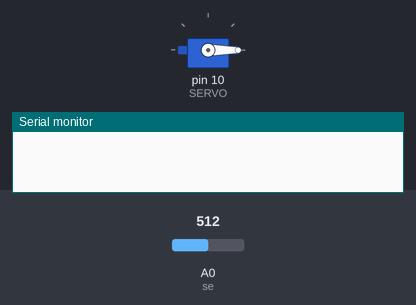
This sketch was run on a simulated Arduino Uno, built with avr-gcc and run on an emulated ATmega328P. Parts: servo, the last lines printed to the serial monitor. The test bench sets the inputs (shaded band); at power-on: A0 (se) = 512.

Above: at 0.1 s.
At 1.1 s:
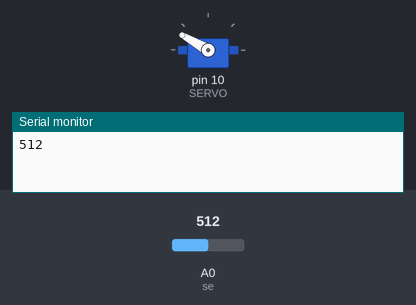
Timing chart, 0 to 2.6 s (numbered marks = the images above):
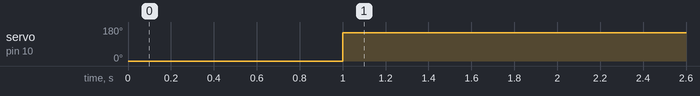

Measured:
- by itself, servo on pin 10 (SERVO): 0° → 150° at 1.0 s

The sketch:

curtain.ino
```cpp
#include <Servo.h>
const int SERVO = 10;
Servo servo;
const int se =A0;
void setup() {
  Serial.begin(9600);
  servo.attach(SERVO);
  servo.write(0);
  delay(1000);
}

void loop() {
  int sv=analogRead(se);
  Serial.println(sv);
  int a=sv;
  if(a <100){

  servo.write(0);
  delay(1000);
  }
  else{

  servo.write(150);
  delay(1000);
  }
}
```
